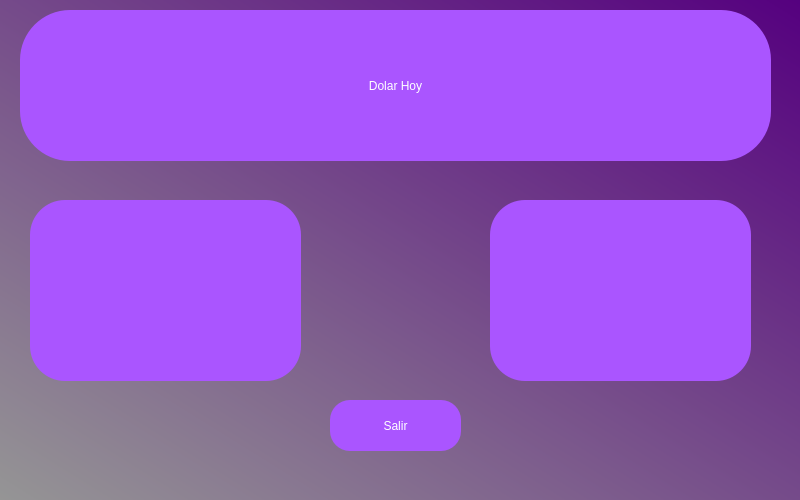
<?xml version="1.0" encoding="UTF-8"?>
<ui version="4.0">
 <class>MainWindow</class>
 <widget class="QMainWindow" name="MainWindow">
  <property name="geometry">
   <rect>
    <x>0</x>
    <y>0</y>
    <width>800</width>
    <height>500</height>
   </rect>
  </property>
  <property name="minimumSize">
   <size>
    <width>800</width>
    <height>500</height>
   </size>
  </property>
  <property name="maximumSize">
   <size>
    <width>800</width>
    <height>500</height>
   </size>
  </property>
  <property name="windowTitle">
   <string>Dolar Hoy</string>
  </property>
  <property name="styleSheet">
   <string notr="true">background-color: qlineargradient(spread:pad, x1:1, y1:0, x2:0, y2:1, stop:0 rgba(85, 0, 127, 255), stop:1 rgba(149, 149, 149, 255));</string>
  </property>
  <widget class="QWidget" name="centralwidget">
   <widget class="QLabel" name="label">
    <property name="geometry">
     <rect>
      <x>20</x>
      <y>10</y>
      <width>751</width>
      <height>151</height>
     </rect>
    </property>
    <property name="styleSheet">
     <string notr="true">font: 87 48pt &quot;Arial Black&quot;;
color: rgb(255, 255, 255);
background-color: rgb(170, 85, 255);
border-radius:50px</string>
    </property>
    <property name="text">
     <string>Dolar Hoy</string>
    </property>
    <property name="alignment">
     <set>Qt::AlignCenter</set>
    </property>
   </widget>
   <widget class="QLabel" name="label_2">
    <property name="geometry">
     <rect>
      <x>30</x>
      <y>200</y>
      <width>271</width>
      <height>181</height>
     </rect>
    </property>
    <property name="styleSheet">
     <string notr="true">font: 87 28pt &quot;Arial Black&quot;;
color: rgb(255, 255, 255);
background-color: rgb(170, 85, 255);
border-radius:35px;</string>
    </property>
    <property name="text">
     <string/>
    </property>
    <property name="alignment">
     <set>Qt::AlignCenter</set>
    </property>
   </widget>
   <widget class="QLabel" name="label_3">
    <property name="geometry">
     <rect>
      <x>490</x>
      <y>200</y>
      <width>261</width>
      <height>181</height>
     </rect>
    </property>
    <property name="styleSheet">
     <string notr="true">font: 87 28pt &quot;Arial Black&quot;;
color: rgb(255, 255, 255);
background-color: rgb(170, 85, 255);
border-radius:35px;</string>
    </property>
    <property name="text">
     <string/>
    </property>
    <property name="alignment">
     <set>Qt::AlignCenter</set>
    </property>
   </widget>
   <widget class="QPushButton" name="pushButton">
    <property name="geometry">
     <rect>
      <x>330</x>
      <y>400</y>
      <width>131</width>
      <height>51</height>
     </rect>
    </property>
    <property name="styleSheet">
     <string notr="true">color: rgb(255, 255, 255);
background-color: rgb(170, 85, 255);
border-radius:20px;
font: 87 28pt &quot;Arial Black&quot;;</string>
    </property>
    <property name="text">
     <string>Salir</string>
    </property>
   </widget>
  </widget>
  <widget class="QMenuBar" name="menubar">
   <property name="geometry">
    <rect>
     <x>0</x>
     <y>0</y>
     <width>800</width>
     <height>21</height>
    </rect>
   </property>
  </widget>
 </widget>
 <resources/>
 <connections/>
</ui>
